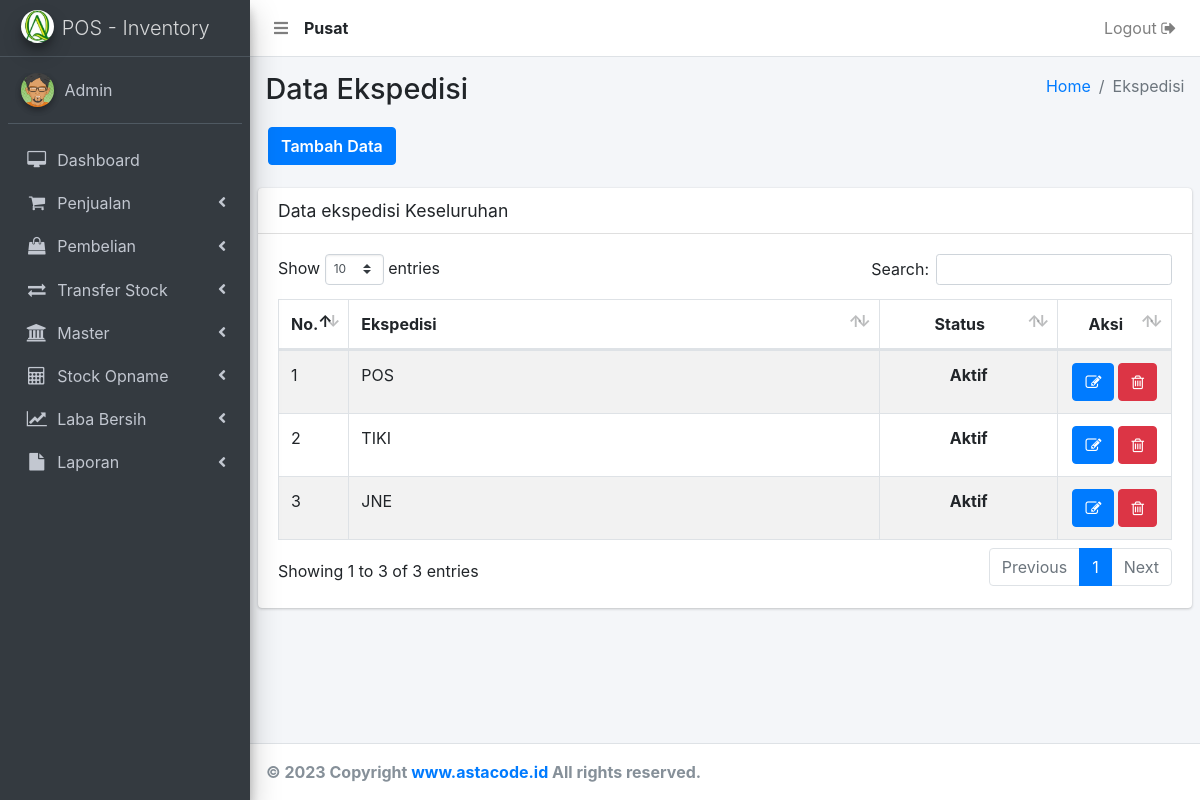
The app's page /ekspedisi.php (signed in) with its own data.
### tables this page shows
CREATE TABLE `user` (
  `user_id` int(11) NOT NULL,
  `user_nama` varchar(500) NOT NULL,
  `user_no_hp` varchar(250) NOT NULL,
  `user_alamat` text NOT NULL,
  `user_email` varchar(250) NOT NULL,
  `user_password` varchar(500) NOT NULL,
  `user_create` varchar(250) NOT NULL,
  `user_level` varchar(250) NOT NULL,
  `user_status` varchar(250) NOT NULL,
  `user_cabang` int(11) NOT NULL
);

CREATE TABLE `ekspedisi` (
  `ekspedisi_id` int(11) NOT NULL,
  `ekspedisi_nama` varchar(500) NOT NULL,
  `ekspedisi_status` varchar(250) NOT NULL,
  `ekspedisi_cabang` int(11) NOT NULL
);

### _header-artibut.php (called while the page is built, shortened)
<?php
  	include 'aksi/functions.php';
    $userLoginCabang = mysqli_query( $conn, "select user_cabang from user where user_id = '".$_SESSION['user_id']."'");
    $sessionCabangData = mysqli_fetch_array($userLoginCabang);
    $sessionCabang     = $sessionCabangData['user_cabang'];
    if ( $sessionCabang < 1 ) {
      $tipeToko = "Pusat";
    } else {
      $tipeToko = "Cabang ".$sessionCabang;
    }
?>

### aksi/functions.php (called while the page is built, shortened)
<?php
include 'koneksi.php';
function query($query) {
	global $conn;
	$result = mysqli_query($conn, $query);
	$rows = [];
	while ( $row = mysqli_fetch_assoc($result) ) {
		$rows[] = $row;
	}
	return $rows;
}
?>

### ekspedisi.php (the view, shortened to what this page needs)
<?php
  include '_header.php';
  include '_nav.php';
  include '_sidebar.php';
?>
  <div class="content-wrapper">
    <section class="content-header">
      <div class="container-fluid">
        <div class="row mb-2">
          <div class="col-sm-6">
            <h1>Data Ekspedisi</h1>
          </div>
          <div class="col-sm-6">
            <ol class="breadcrumb float-sm-right">
              <li class="breadcrumb-item"><a href="bo">Home</a></li>
              <li class="breadcrumb-item active">Ekspedisi</li>
            </ol>
          </div>
          <div class="tambah-data">
          	<a href="ekspedisi-add" class="btn btn-primary">Tambah Data</a>
          </div>
        </div>
      </div>
    </section>
    <?php
    	$data = query("SELECT * FROM ekspedisi WHERE ekspedisi_cabang = $sessionCabang ORDER BY ekspedisi_id DESC");
    ?>
    <section class="content">
      <div class="row">
        <div class="col-12">
          <div class="card">
            <div class="card-header">
              <h3 class="card-title">Data ekspedisi Keseluruhan</h3>
            </div>
            <div class="card-body">
              <div class="table-auto">
                <table id="example1" class="table table-bordered table-striped">
                  <thead>
                  <tr>
                    <th style="width: 5%;">No.</th>
                    <th>Ekspedisi</th>
                    <th style="text-align: center; width: 20%;">Status</th>
                    <th style="text-align: center; width: 10%;">Aksi</th>
                  </tr>
                  </thead>
                  <tbody>
                  <?php $i = 1; ?>
                  <?php foreach ( $data as $row ) : ?>
                  <tr>
                    	<td><?= $i; ?></td>
                    	<td><?= $row['ekspedisi_nama']; ?></td>
                      <td style="text-align: center;">
                      	<?php
                      		if ( $row['ekspedisi_status'] === "1" ) {
                      			echo "<b>Aktif</b>";
                      		} else {
                      			echo "<b style='color: red;'>Tidak Aktif</b>";
                      		}
                      	?>
                      </td>
                      <td class="orderan-online-button">
                        <?php $id = $row["ekspedisi_id"]; ?>
                      	<a href="ekspedisi-edit?id=<?= $id; ?>" title="Edit Data">
                              <button class="btn btn-primary" type="submit">
                                 <i class="fa fa-edit"></i>
                              </button>
                          </a>
                          <a href="ekspedisi-delete?id=<?= $id; ?>" onclick="return confirm('Yakin dihapus ?')" title="Delete Data">
                              <button class="btn btn-danger" type="submit" name="hapus">
                                  <i class="fa fa-trash-o"></i>
                              </button>
                          </a>
                      </td>
                  </tr>
                  <?php $i++; ?>
              	<?php endforeach; ?>
                </tbody>
                </table>
              </div>
            </div>
          </div>
        </div>
      </div>
    </section>
  </div>
</div>
<?php include '_footer.php'; ?>
</body>
</html>

### _nav.php (shortened to what this page needs)
<nav class="main-header navbar navbar-expand navbar-white navbar-light">
    <ul class="navbar-nav">
      <li class="nav-item">
        <a class="nav-link" data-widget="pushmenu" href="#"><i class="fas fa-bars"></i></a>
      </li>
      <li class="nav-item" style="padding-top: 8px;">
        <?php
          echo "<b>".$tipeToko."</b>";
        ?>
      </li>
    </ul>
    <ul class="navbar-nav ml-auto">
      <li class="nav-item">
        <a href="<?php echo "aksi/logout.php?logout";?>"onclick="return confirm('Apakah anda yakin logout ?')" class="nav-link">Logout <i class="fa fa-sign-out"></i>
        </a>
      </li>
    </ul>
  </nav>

### records on screen
user: user_cabang "Pusat"
ekspedisi: ekspedisi_nama "POS", ekspedisi_status "Aktif"
ekspedisi: ekspedisi_nama "TIKI", ekspedisi_status "Aktif"
ekspedisi: ekspedisi_nama "JNE", ekspedisi_status "Aktif"

### other values on screen
$_SESSION['user_nama'] "Admin"
